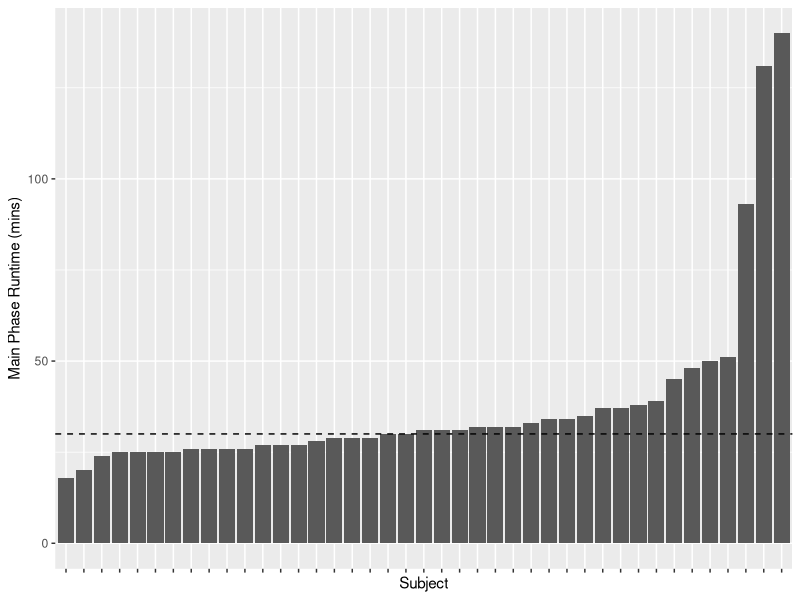
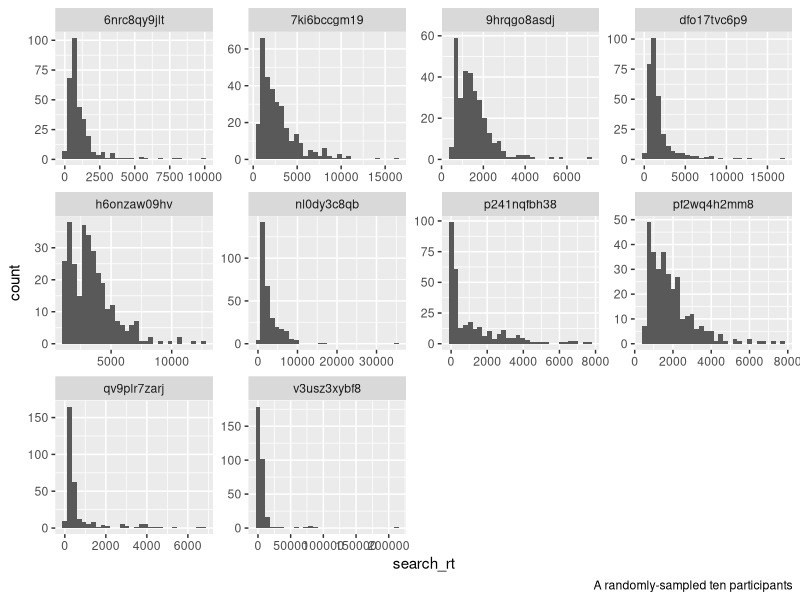
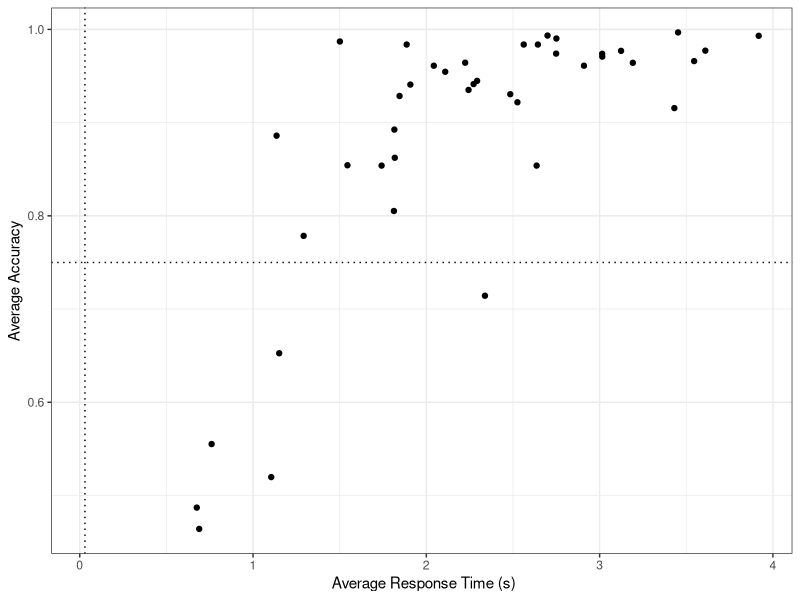
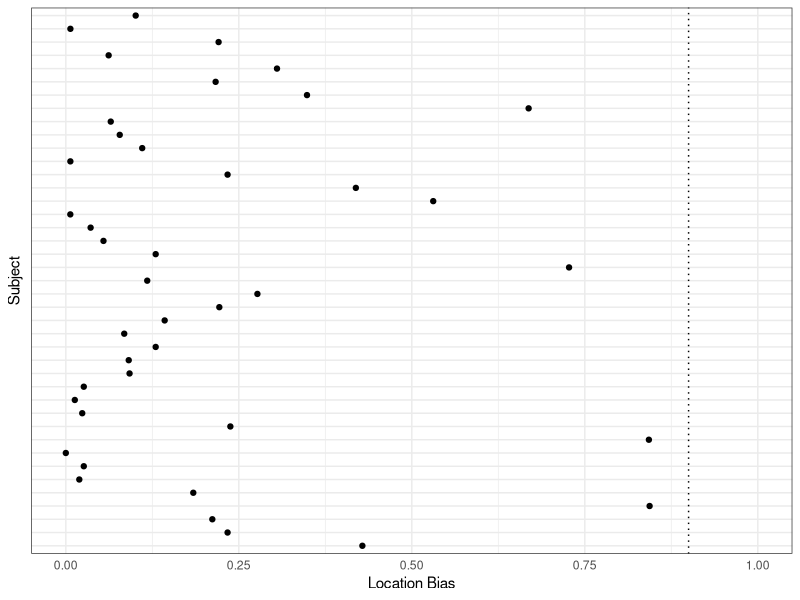
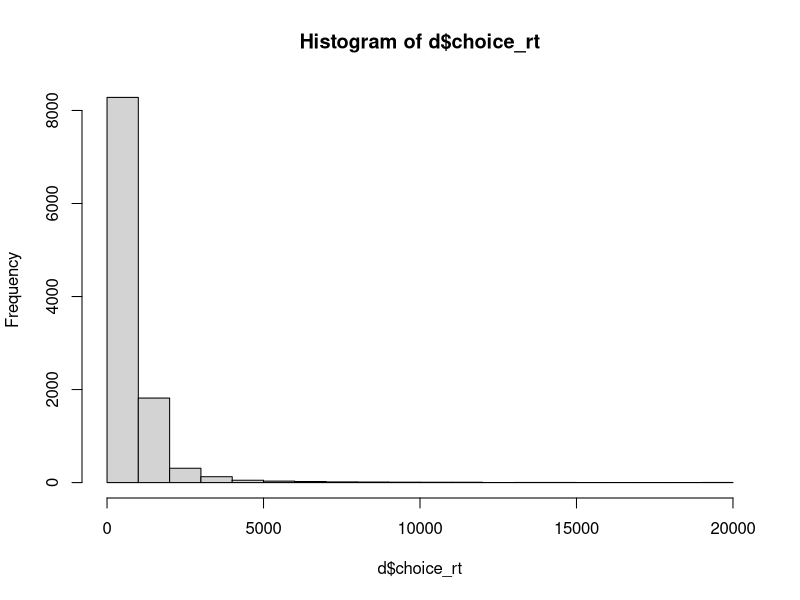
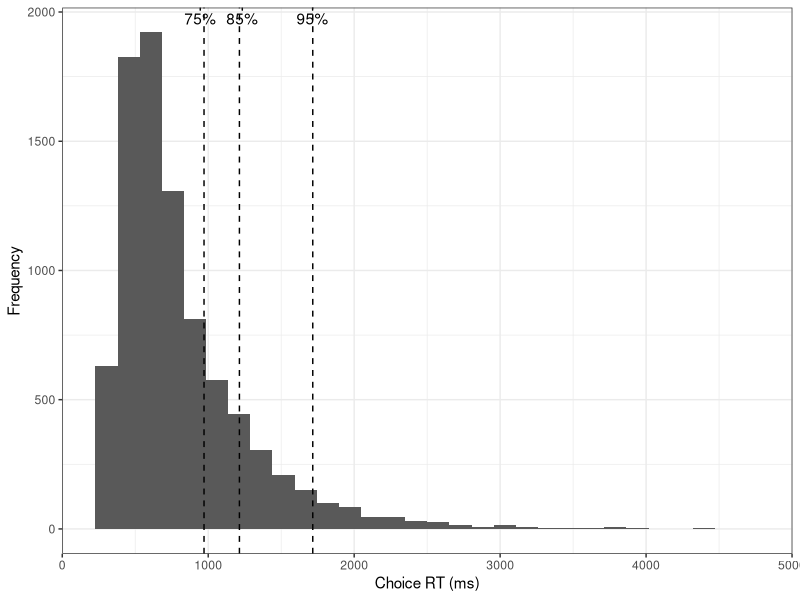

These charts were generated, in order, by the following R code:
## ---- chunk 1
library(tidyverse)
## ---- chunk 2
d <- read.csv('../../data/exp1_main_raw.csv')
N <- length(unique(d$subject))
head(d)
## ---- chunk 3
d %>% 
  group_by(subject) %>% 
  summarize(runtime = max(phase_runtime_mins)) %>% 
  ggplot(aes(x = reorder(subject, runtime), y = runtime)) + 
  geom_bar(stat = 'identity') +
  geom_hline(yintercept = 30, linetype = 'dashed') +
  labs(
    x = 'Subject',
    y = 'Main Phase Runtime (mins)'
  ) + 
  theme(axis.text.x = element_blank())
## ---- chunk 4
runtimes <- d %>% 
  group_by(subject) %>% 
  summarize(runtime = max(phase_runtime_mins)) 
avg_runtime <- mean(runtimes[runtimes$runtime < 60,]$runtime)


desired_trials <- function(avg_runtime, n_trials = 308) {
  mins_per_trial <- avg_runtime / n_trials
  return(30 / mins_per_trial)
}

print(paste0('Target trials to be 30 min: ', round(desired_trials(avg_runtime))))
## ---- chunk 5
## rt distribution
d %>% 
  filter(subject %in% sample(unique(d$subject), 10)) %>% 
  ggplot(aes(x = search_rt)) + 
  geom_histogram() + 
  facet_wrap(~subject, scales = 'free') + 
  labs(
    caption = 'A randomly-sampled ten participants'
  )


## calc proportion dropped
proportion_dropped <- function(rows_before, rows_now) {
  return((rows_before - rows_now) / rows_before)
}

## gross rt threshold
rows_before <- nrow(d)
d <- d[d$search_rt < 20000,]
trim_summary <- data.frame(reason = 'Search RTs above 20s', proportion_trimmed = proportion_dropped(rows_before, nrow(d)))
rows_before <- nrow(d)
d <- d[d$choice_rt < 20000,]
trim_summary <- rbind(trim_summary, data.frame(reason = 'Choice RTs above 20s', proportion_trimmed = proportion_dropped(rows_before, nrow(d))))

d %>% 
  group_by(subject) %>% 
  summarize(accuracy = 1 - mean(error), rt = mean(search_rt)) %>% 
  ggplot(aes(x = rt/1000, y = accuracy, group = subject)) + 
  geom_hline(yintercept = .75, linetype = 'dotted') + 
  geom_vline(xintercept = .03, linetype = 'dotted') + 
  geom_point() + 
  labs(
    x = ' Average Response Time (s)',
    y = 'Average Accuracy'
  ) + 
  theme_bw()
## ---- chunk 6
d$selected_deck_location_num <- ifelse(d$selected_deck_location == 'right', 1, -1)
d %>% 
  group_by(subject) %>% 
  summarize(sdln = mean(selected_deck_location_num)) %>% 
  ggplot(aes(x = subject, y = abs(sdln))) + 
  geom_hline(yintercept = .9, linetype = 'dotted') + 
  geom_point() + 
  coord_flip() + 
  ylim(0,1) +
  labs(
    x = 'Subject',
    y = 'Location Bias'
  ) + 
  theme_bw() + 
  theme(axis.text.y = element_blank(),
        axis.ticks = element_blank())
## ---- chunk 7
## cut subjects under 75% accuracy
bad_subjects <- d %>% 
  group_by(subject) %>% 
  summarize(error = mean(error), rt = mean(search_rt), location_bias = abs(mean(d$selected_deck_location_num))) %>% 
  filter(error > .25 | rt < .03 | location_bias > .9) %>% 
  select(subject)
n_bad_subjects <- nrow(bad_subjects)
d <- d[!(d$subject %in% bad_subjects$subject),]
## ---- chunk 8
## remove choice rts beyond 
hist(d$choice_rt)
## ---- chunk 9
rows_before <- nrow(d)
d <- d[d$choice_rt > 300 & d$choice_rt < 10000,]
print(paste0('Proportion dropped: ', round(proportion_dropped(rows_before, nrow(d)), 3), ', ', rows_before - nrow(d), '/', nrow(d)))
## ---- chunk 10
rows_before <- nrow(d)
d <- d %>% 
  group_by(subject) %>% 
  summarize(choice_rt_m = mean(choice_rt), choice_rt_sd = sd(choice_rt)) %>% 
  inner_join(d) %>% 
  filter(choice_rt >= choice_rt_m - (2*choice_rt_sd) & choice_rt <= choice_rt_m + (2*choice_rt_sd))
print(paste0('Proportion dropped: ', round(proportion_dropped(rows_before, nrow(d)), 3), ', ', rows_before - nrow(d), '/', nrow(d)))
## ---- chunk 11
write.csv(d, '../../data/exp1_main.csv', row.names = FALSE)
## ---- chunk 12
library(ggrepel)
## make a model that coverts a summary of choice rt to overall mins
d <- d[d$choice_rt < 7500,]

percentile <- quantile(d$choice_rt, c(.75,.85,.95))
percentile <- data.frame(percent = names(percentile), values = percentile)

d %>% 
  ggplot(aes(x = choice_rt)) + 
  geom_histogram() +
  geom_vline(data = percentile, aes(xintercept = values), linetype = 'dashed') + 
  geom_text_repel(data = percentile, aes(x = values - 1, label = percent), y = 3000) +
  labs(
    x = 'Choice RT (ms)',
    y = 'Frequency'
  ) + 
  theme_bw()
  

d <- d %>% 
  mutate(choice_rt_c = (choice_rt - choice_rt_m) / choice_rt_sd)

m1 <- lm(phase_runtime_mins ~ choice_rt_c, data = d)
summary(m1)
